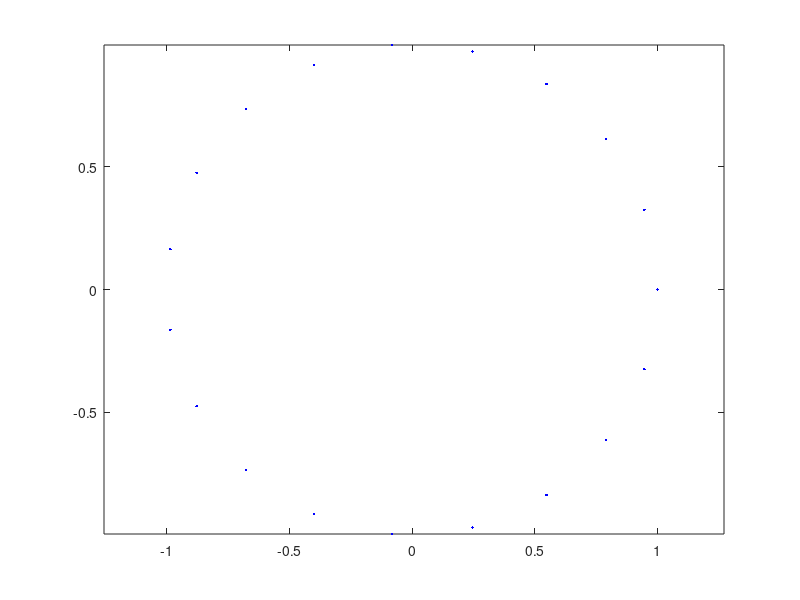

The MATLAB source for this figure: (Note: this script raises an error after producing the figure.)

%% Vectors in Matlab
% 
% When using a Notebook, remember to use shift-return to execute each cell.

% This is an Matlab notebook.  All commands are Matlab commands.
% 
% For this notebook to execute Matlab commands in Jupyter on your machine,
% you must first:
% install Matlab (from mathworks.com)
% install the Matlab kernel for Jupyter:
% 
% sudo   pip install matlab_kernel
% sudo   python  -m  matlab_kernel  install
% 
% For more information see  http://pypi.python.org/pypi/matlab_kernel
% 


n = 20;                                                                                                                                               
                                                                                                                                                      
t = linspace(0, 2*pi, n);  %  n points in a linear sequence, starting at 0, ending at 2*pi                                                            
t = (0:(n-1)) * 2*pi/n;                                                                                                                               
                                                                                                                                                      
x1 = cos(t);                                                                                                                                          
x2 = sin(t);                                                                                                                                          
                                                                                                                                                      
plot(x1,x2, 'b.')                                                                                                                                     
axis equal    %  axis equal == make x and y axes the same scale (i.e., aspect ratio = 1.0)           


%%% Fancier plot: draw vectors (arrows) for each point on the circle


plot(x1,x2, 'b.')                                                                                                                                     
axis equal                                                                                                                                            
                                                                                                                                                      
hold on            %  hold on == "superimpose another plot on the current figure"                                                                     
for i=1:n                                                                                                                                             
   quiver( 0,0, x1(i), x2(i), 'b' );  % draw an arrow from (0,0) to v = (x1(i),x2(i))                                                                 
end                                                                                                                                                   
hold off


%%% Define a function for plotting vectors, and make it even prettier


% function:  draw an arrow from (0,0) to v = (v1,v2)                                                                                                  
                                                                                                                                                      
drawvector = @(v1, v2, color)  quiver(0,0, v1,v2, 0,color, 'MaxHeadSize',0.05 )                                                                       
% the MaxHeadSize option makes the arrow heads smaller                                                                                                
                                                                                                                                                      
plot(x1,x2, 'b.')                                                                                                                                     
axis equal                                                                                                                                            
                                                                                                                                                      
hold on                                                                                                                                               
for i=1:n                                                                                                                                             
   drawvector( x1(i), x2(i), 'b' );                                                                                                                   
end                                                                                                                                                   
hold off



t = linspace(0, 2*pi, n);                                                                                                                             
                                                                                                                                                      
x1 = cos(t);                                                                                                                                          
x2 = sin(t);                                                                                                                                          
                                                                                                                                                      
z = zeros(n,1);                                                                                                                                       
                                                                                                                                                      
plot(x1,x2, 'b.')                                                                                                                                     
axis equal                                                                                                                                            
                                                                                                                                                      
hold on                                                                                                                                               
quiver( z, z, x1, x2, 0, 'b', 'MaxHeadSize',0.04, 'LineWidth',0.75 )  % thinner lines                                                                 
hold off


%%% Now translate each vector in the circle by a linear transformation


x = [ x1 ; x2 ];

A = [1.8 0.6 ; 0.6 0.7];  %  or any 2x2 matrix you want

Ax = A * x;

Ax1 = Ax(1,:);
Ax2 = Ax(2,:);


plot(x1,x2, 'b.')
axis equal
hold on

quiver( z, z, x1, x2, 0, 'b', 'MaxHeadSize',0.04, 'LineWidth',0.75 )

plot(Ax1, Ax2, 'r.')

quiver( z, z, Ax1, Ax2, 0, 'r', 'MaxHeadSize',0.04, 'LineWidth',0.75 )

hold off



plot(x1,x2, 'b.')
axis equal

hold on

plot(Ax1, Ax2, 'r.')

quiver( x1, x2, Ax1-x1, Ax2-x2, 0, 'm', 'MaxHeadSize',0.04, 'LineWidth',0.75 )
% plot the change from x to A*x -- with magenta arrows

hold off


%%% Fancy diagram...


A = [1.8 0.6 ; 0.6 0.7];
n = 4;

xtext  = { '(1,0)', '(0,1)', '(-1,0)',  '(0,-1)'  };
Axtext = { '(a,c)', '(b,d)', '(-a,-c)', '(-b,-d)' };

t = linspace(0, 2*pi, n);
t = (0:(n-1)) * 2*pi/n;
x1 = cos(t);
x2 = sin(t);
x = [ x1 ; x2 ];
Ax = A * x;
Ax1 = Ax(1,:);
Ax2 = Ax(2,:);
xmax = max( 1.5, max(abs(Ax1))+0.5 );
ymax = max( 1.5, max(abs(Ax2))+0.5 );
drawvector = @(v,c,t,dx,dy) {quiver(0,0,v(1),v(2), 0,c, 'MaxHeadSize',0.04, 'LineWidth',2.5 ), ...
                             text( v(1) + dx, v(2) + dy, t )} ;
drawtranslation = @(x1,x2,y1,y2,c)  quiver(x1,x2,(y1-x1),(y2-x2), 0,c, ...
                             'LineWidth',0.75, 'MaxHeadSize',0.04);

hold on
axis([-xmax xmax -ymax ymax])
axis equal
xlabel('translation by A of individual unit vectors is shown with magenta arrows')
for i=1:n
   drawtranslation( x1(i),x2(i),  Ax1(i),Ax2(i), 'm' );
   text( (x1(i)+Ax1(i))*0.57, (x2(i)+Ax2(i))*0.57, 'A', 'Color', 'm' );
   drawvector(  x(:,i), 'b',  xtext(i), x1(i)*0.25-0.15, x2(i)*0.15  );
   drawvector( Ax(:,i), 'r', Axtext(i), x1(i)*0.25-0.15, x2(i)*0.15  );
end
text(  1.15, 1.35, 'A = [ a b ]')
text(  1.23, 1.20, '    [ c d ]')
hold off


%%% Vector Projection


u = [7.68 ; 2.24]

v = [3 ; 4]

lambda = (u' * v) / (u' * u)   %  = length of projection of v onto u

vector_projection_of_v_onto_u  =  lambda * u


%%% Fancy diagram...


u = [7.68 ; 2.24]
v = [3 ; 4]
origin = [0; 0]

figure
axis([-1 9 -1 6])
axis equal
hold on
plot([-1;8], [0;0] )  % x-axis
plot([0;0],  [-1;5])  % y-axis
text(6.1,2.7, sprintf('u  =  [%4.2f, %4.2f]', u(1),u(2)))
text(3.1,4.2, sprintf('v  =  [%4.2f, %4.2f]', v(1),v(2)))
title('projection of v onto u')

lambda = (u' * v) / (u' * u)
w = lambda * u

drawvector = @(o,v,c)  quiver(o(1),o(2),v(1),v(2),0, c, 'MaxHeadSize',0.04,'LineWidth',2 )
drawvector( origin, u, 'r'  )
drawvector( origin, v, 'b'  )
drawvector( w,    v-w, 'm.' )
pause(5)
text(2.0,5.0, sprintf('lambda  =  ( <u,v> / <u,u> )  =  %4.2f', lambda))
text(4.0,0.9, sprintf('w  =  lambda  u  =  %4.2f  u', lambda))
text(4.0,0.5, sprintf('w  =  [%4.2f, %4.2f]', w(1),w(2)))
text(3.7,2.5, '3')
text(2.4,1.0, '4')
text(1.4,2.5, '5')
epsilon = 0.03;
drawvector( origin+epsilon, w+epsilon, 'm'  )
hold off


%%% Vector Length (and Norm)


u = [7.68 ; 2.24]

v = [3 ; 4]

disp(sprintf('length of u =? %f', u' * u ))
disp(sprintf('norm of u = %f', norm(u)))


disp(sprintf('length of v =? %f', v' * v ))
disp(sprintf('norm of v = %f', norm(v)))


%%% Incorrect mathematical definition of vector norm
% 
% $$norm(v) ~=~ <v,v> ~=~ v' * v ~=~ \sum_{i=1}^n ~ \overline{v_i} ~ v_i ~$$
% 
% Why is this definition incorrect?

%%% Discretized Functions


n = 100;
x = linspace(0, 4*pi, n);   %  x  =  vector of samples

f = @sin;                   %  f  =  sin
fx = sin(x);                %  fx is a discretized version of f

plot( x, fx, 'b.-' )


%%% Multiple views (subplots)


n = 100;
x = linspace(0, 4*pi, n);   %  x  =  vector of samples

f = @sin;                   %  f  =  sin
fx = sin(x);                %  fx = discretized f

subplot(3,1, 1)             %  1st of 3 plots
plot( x, fx, 'b.-' )

subplot(3,1, 2)             %  2nd of 3 plots
plot( x, [diff(fx) 0], 'r.-')

subplot(3,1, 3)             %  3rd of 3 plots
deltax = x(2) - x(1)
plot( x, fx, 'b.-',   x, [diff(fx)/deltax 0], 'r.-')


%%% Rotations


Rotation = @(t) [ cos(t) -sin(t) ; sin(t) cos(t) ]
get_ipython().magic('define a function that returns a rotation matrix')

theta = pi/2

R_theta = Rotation(theta)

R_theta_minus_theta = Rotation(theta) * Rotation(-theta)

R_theta_plus_theta = Rotation(theta) * Rotation(theta)

R_two_theta = Rotation(2 * theta)

phi = pi/4

R_theta_phi = Rotation(theta) * Rotation(phi)




